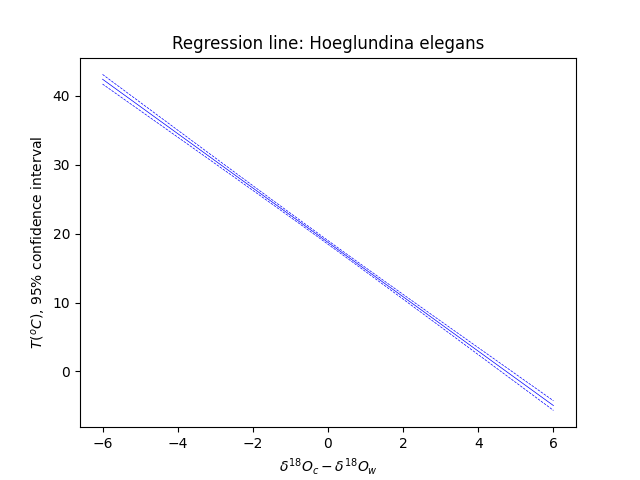

This chart was generated by the following Python code:
from common import to_identifier_suffix
import numpy as np
import pandas as pd
from uncertainties import ufloat
from uncertainties import unumpy

import matplotlib.pyplot as plt
from matplotlib.ticker import (MultipleLocator, AutoMinorLocator)

# `model.csv` contains the ouput of `az.summary` with "p" prepended
model = pd.read_csv("model.csv", sep='\s+', index_col=0)[["mean", "sd"]]

def regress(species, x): 
    species = to_identifier_suffix(species)

    a_avg = model.loc[f"a{species}", "mean"]
    a_std = model.loc[f"a{species}", "sd"]
    a = ufloat(a_avg, a_std)

    b_avg = model.loc[f"b{species}", "mean"]
    b_std = model.loc[f"b{species}", "sd"]
    b = ufloat(b_avg, b_std)
    
    return a + b * x


species = "Hoeglundina elegans"
d = np.linspace(-6, 6, num=50)
T = regress(species, d)

fig, ax = plt.subplots()

ax.plot(d, unumpy.nominal_values(T), "b-", linewidth=0.5)
ax.plot(d, unumpy.nominal_values(T) + 2 * unumpy.std_devs(T), "b--", linewidth=0.5)
ax.plot(d, unumpy.nominal_values(T) - 2 * unumpy.std_devs(T), "b--", linewidth=0.5)

ax.xaxis.set_minor_locator(MultipleLocator(1))
ax.yaxis.set_minor_locator(MultipleLocator(1))
ax.grid(True, which='both')

ax.set_xlabel("$\delta^{18}O_c - \delta^{18}O_w$")
ax.set_ylabel("$T (^oC)$, 95% confidence interval")

ax.set_title("Regression line: " + species)

fig.savefig("task5.png")
